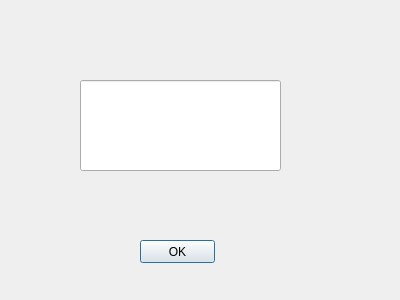
<?xml version="1.0" encoding="UTF-8"?>
<ui version="4.0">
 <class>Dialog3</class>
 <widget class="QDialog" name="Dialog3">
  <property name="geometry">
   <rect>
    <x>0</x>
    <y>0</y>
    <width>400</width>
    <height>300</height>
   </rect>
  </property>
  <property name="windowTitle">
   <string>Dialog3</string>
  </property>
  <widget class="QPushButton" name="pushButton">
   <property name="geometry">
    <rect>
     <x>140</x>
     <y>240</y>
     <width>75</width>
     <height>23</height>
    </rect>
   </property>
   <property name="text">
    <string>OK</string>
   </property>
  </widget>
  <widget class="QLineEdit" name="lineEdit">
   <property name="geometry">
    <rect>
     <x>80</x>
     <y>80</y>
     <width>201</width>
     <height>91</height>
    </rect>
   </property>
  </widget>
 </widget>
 <resources/>
 <connections/>
</ui>
